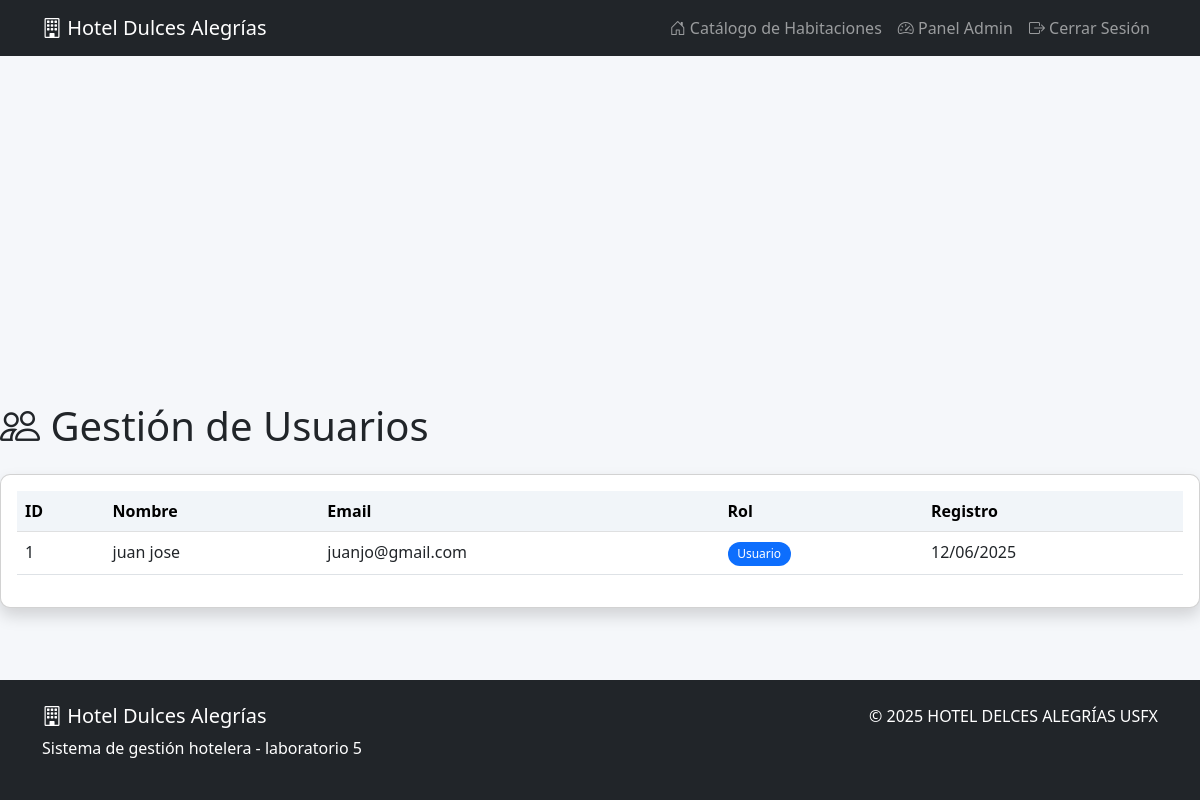
/admin/users.php (signed in), run on the app's committed database.
### tables this page shows
CREATE TABLE `users` (
  `id` int(11) NOT NULL,
  `name` varchar(100) NOT NULL,
  `email` varchar(100) NOT NULL,
  `password` varchar(255) NOT NULL,
  `role` enum('user','admin') DEFAULT 'user',
  `created_at` timestamp NOT NULL DEFAULT current_timestamp()
);

### admin/users.php (the view, shortened to what this page needs)
<?php
require_once '../includes/db.php';
$stmt = $pdo->query("SELECT * FROM users");
$users = $stmt->fetchAll();
?>
<?php include '../includes/header.php'; ?>
<h1 class="mb-4"><i class="bi bi-people"></i> Gestión de Usuarios</h1>
<div class="card shadow mb-4">
    <div class="card-body">
        <div class="table-responsive">
            <table class="table table-hover">
                <thead class="table-light">
                    <tr>
                        <th>ID</th>
                        <th>Nombre</th>
                        <th>Email</th>
                        <th>Rol</th>
                        <th>Registro</th>
                    </tr>
                </thead>
                <tbody>
                    <?php foreach ($users as $user): ?>
                    <tr>
                        <td><?= $user['id'] ?></td>
                        <td><?= htmlspecialchars($user['name']) ?></td>
                        <td><?= htmlspecialchars($user['email']) ?></td>
                        <td>
                            <span class="badge bg-<?= $user['role'] === 'admin' ? 'danger' : 'primary' ?>">
                                <?= $user['role'] === 'admin' ? 'Administrador' : 'Usuario' ?>
                            </span>
                        </td>
                        <td><?= date('d/m/Y', strtotime($user['created_at'])) ?></td>
                    </tr>
                    <?php endforeach; ?>
                </tbody>
            </table>
        </div>
    </div>
</div>
<?php include '../includes/footer.php'; ?>

### assets/css/style.css (style rules this page uses)
:root { --primary: #0d6efd; --secondary: #6c757d; --success: #198754; --info: #0dcaf0; --warning: #ffc107; --danger: #dc3545; --light: #f8f9fa; --dark: #212529; }
body { background-color: #f5f7fa; min-height: 100vh; display: flex; flex-direction: column; }
.card { border-radius: 10px; overflow: hidden; transition: transform 0.3s, box-shadow 0.3s; }
.table th { background-color: #f1f5f9; }
.badge { font-weight: 500; padding: 0.5em 0.8em; border-radius: 20px; }

### data on the page
users: id "1", name "juan jose", email "juanjo@gmail.com", role "Usuario", created_at "12/06/2025"
